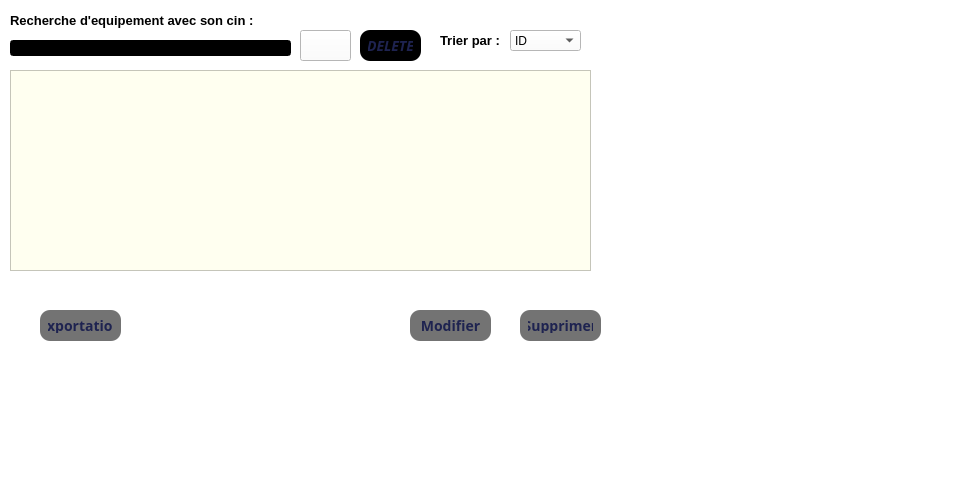
   <widget class="QWidget" name="horizontalWidget" native="true">
    <property name="geometry">
     <rect>
      <x>200</x>
      <y>290</y>
      <width>971</width>
      <height>491</height>
     </rect>
    </property>
    <property name="styleSheet">
     <string notr="true">background-color: rgb(255, 255, 255);</string>
    </property>
    <widget class="QLineEdit" name="searchResourceInput">
     <property name="geometry">
      <rect>
       <x>10</x>
       <y>40</y>
       <width>281</width>
       <height>16</height>
      </rect>
     </property>
     <property name="styleSheet">
      <string notr="true">background-color: rgb(0, 0, 0);</string>
     </property>
    </widget>
    <widget class="QLabel" name="label_8">
     <property name="geometry">
      <rect>
       <x>10</x>
       <y>10</y>
       <width>261</width>
       <height>21</height>
      </rect>
     </property>
     <property name="styleSheet">
      <string notr="true">color: rgb(0, 0, 0);
 font-size: 13px;
    font-weight: bold;
    font-family: &quot;Poppins&quot;;</string>
     </property>
     <property name="text">
      <string>Recherche d'equipement avec son cin :</string>
     </property>
    </widget>
    <widget class="QLabel" name="label_11">
     <property name="geometry">
      <rect>
       <x>440</x>
       <y>30</y>
       <width>71</width>
       <height>21</height>
      </rect>
     </property>
     <property name="styleSheet">
      <string notr="true">color: rgb(0, 0, 0);
 font-size: 13px;
    font-weight: bold;
    font-family: &quot;Poppins&quot;;</string>
     </property>
     <property name="text">
      <string>Trier par :</string>
     </property>
    </widget>
    <widget class="QComboBox" name="comboBox">
     <property name="geometry">
      <rect>
       <x>510</x>
       <y>30</y>
       <width>71</width>
       <height>21</height>
      </rect>
     </property>
     <item>
      <property name="text">
       <string>ID</string>
      </property>
     </item>
     <item>
      <property name="text">
       <string>Type</string>
      </property>
     </item>
    </widget>
    <widget class="QPushButton" name="pushButton_14">
     <property name="geometry">
      <rect>
       <x>40</x>
       <y>310</y>
       <width>81</width>
       <height>31</height>
      </rect>
     </property>
     <property name="font">
      <font>
       <family>Tw Cen MT</family>
       <pointsize>-1</pointsize>
       <bold>true</bold>
      </font>
     </property>
     <property name="styleSheet">
      <string notr="true">background-color: rgb(115, 115, 115);
    color: #1E2350;
    border-radius: 10px;
    font-size: 14px;
    padding: 8px;</string>
     </property>
     <property name="text">
      <string>Exportation</string>
     </property>
    </widget>
    <widget class="QPushButton" name="pushButton_15">
     <property name="geometry">
      <rect>
       <x>410</x>
       <y>310</y>
       <width>81</width>
       <height>31</height>
      </rect>
     </property>
     <property name="font">
      <font>
       <family>Tw Cen MT</family>
       <pointsize>-1</pointsize>
       <bold>true</bold>
      </font>
     </property>
     <property name="styleSheet">
      <string notr="true">background-color: rgb(115, 115, 115);
    color: #1E2350;
    border-radius: 10px;
    font-size: 14px;
    padding: 8px;</string>
     </property>
     <property name="text">
      <string>Modifier</string>
     </property>
    </widget>
    <widget class="QPushButton" name="pushButton_16">
     <property name="geometry">
      <rect>
       <x>520</x>
       <y>310</y>
       <width>81</width>
       <height>31</height>
      </rect>
     </property>
     <property name="font">
      <font>
       <family>Tw Cen MT</family>
       <pointsize>-1</pointsize>
       <bold>true</bold>
      </font>
     </property>
     <property name="styleSheet">
      <string notr="true">background-color: rgb(115, 115, 115);
    color: #1E2350;
    border-radius: 10px;
    font-size: 14px;
    padding: 8px;</string>
     </property>
     <property name="text">
      <string>Supprimer</string>
     </property>
    </widget>
    <widget class="QPushButton" name="searchbutt">
     <property name="geometry">
      <rect>
       <x>300</x>
       <y>30</y>
       <width>51</width>
       <height>31</height>
      </rect>
     </property>
     <property name="text">
      <string/>
     </property>
     <property name="icon">
      <iconset resource="icons.qrc">
       <normaloff>:/ressources/search-3-48.png</normaloff>:/ressources/search-3-48.png</iconset>
     </property>
    </widget>
    <widget class="QTableView" name="tableView">
     <property name="geometry">
      <rect>
       <x>10</x>
       <y>70</y>
       <width>581</width>
       <height>201</height>
      </rect>
     </property>
     <property name="styleSheet">
      <string notr="true">  background-color: rgb(255, 255, 240);
color:#6563FF;
font-size:16px;</string>
     </property>
    </widget>
    <widget class="QPushButton" name="deletebutt">
     <property name="geometry">
      <rect>
       <x>360</x>
       <y>30</y>
       <width>61</width>
       <height>31</height>
      </rect>
     </property>
     <property name="font">
      <font>
       <family>Tw Cen MT</family>
       <pointsize>-1</pointsize>
       <italic>true</italic>
       <bold>true</bold>
      </font>
     </property>
     <property name="styleSheet">
      <string notr="true">background-color: rgb(0, 0, 0);
  
    color: #1E2350;
    border-radius: 10px;
    font-size: 14px;
    padding: 8px;</string>
     </property>
     <property name="text">
      <string>DELETE</string>
     </property>
    </widget>
   </widget>
